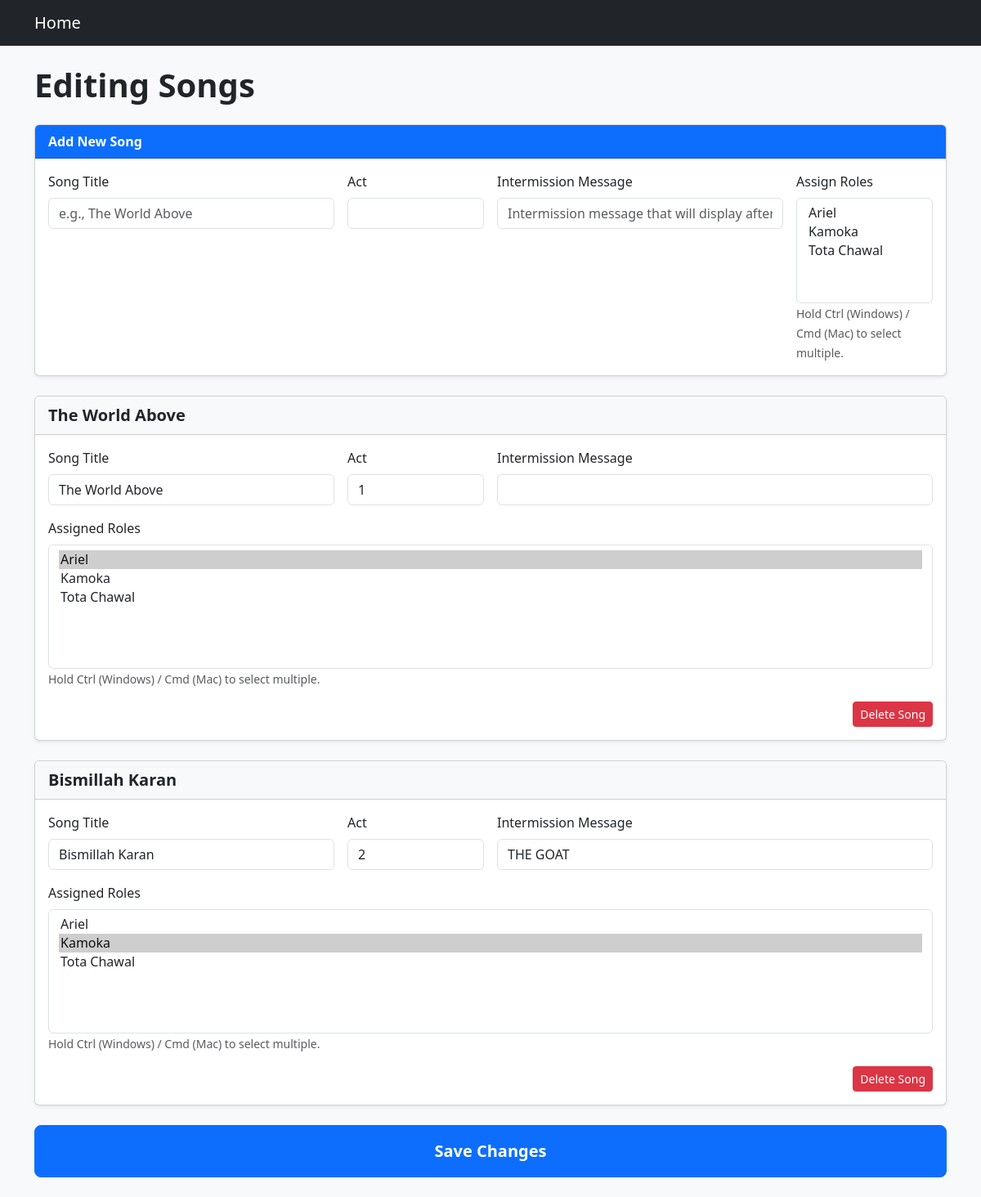
Before: /edit/1/songs with the older database file.
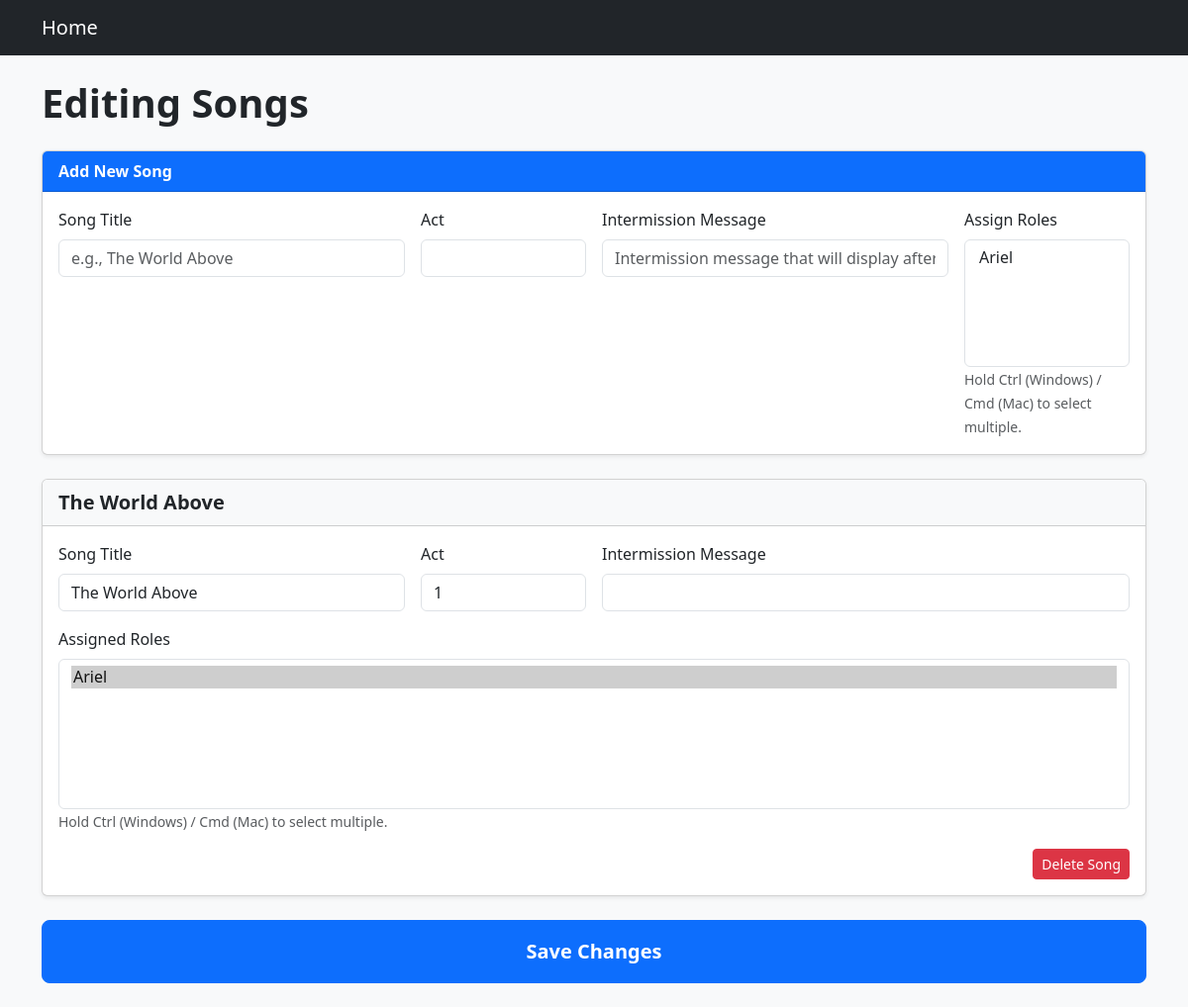
After: the same page with the newer database file.
### App/models.py (models this page shows, shortened)
class Song(db.Model):
    __tablename__ = "song"
    id = Column(Integer, primary_key=True, nullable=False)
    title = Column(String, nullable=False)
    act = Column(Integer)
    intermission_message = Column(String, default="")
    production_id = Column(Integer, ForeignKey("production.id"))
    production = relationship("Production", backref="songs")
    singers = relationship("Role", secondary="song_assignment", back_populates="songs")

### App/routes.py (the view)
@edit.get("/<int:production_id>/songs")
def edit_songs(production_id):
    production = Production.query.get(production_id)
    songs = Song.query.filter_by(production_id=production_id).all()
    roles = Role.query.filter_by(production_id=production_id).all()
    return render_template("edit/songs.jinja", production=production, songs=songs, roles=roles)

### App/templates/edit/songs.jinja
{% extends "edit/base.jinja" %}
{% block content %}
<div class="mb-4">
    <h1 class="fw-bold">Editing Songs</h1>
</div>
<form method="POST" action="">
    <div class="card shadow-sm mb-4">
        <div class="card-header bg-primary text-white fw-semibold">Add New Song</div>
        <div class="card-body">
            <div class="row g-3">
                <div class="col-md-4">
                    <label class="form-label">Song Title</label>
                    <input type="text" class="form-control" name="new_song_title" placeholder="e.g., The World Above">
                </div>
                <div class="col-md-2">
                    <label class="form-label">Act</label>
                    <input type="number" class="form-control" name="new_song_act">
                </div>
                <div class="col-md-4">
                    <label class="form-label">Intermission Message</label>
                    <input type="text" class="form-control" name="new_song_intermission_message" placeholder="Intermission message that will display after this song">
                </div>
                <div class="col-md-2">
                    <label class="form-label">Assign Roles</label>
                    <select name="new_song_roles[]" class="form-select" multiple size="5">
                        {% for role in roles %}
                            <option value="{{ role.id }}">{{ role.name }}</option>
                        {% endfor %}
                    </select>
                    <small class="text-muted">Hold Ctrl (Windows) / Cmd (Mac) to select multiple.</small>
                </div>
            </div>
        </div>
    </div>
    {% for song in songs %}
    <div class="card shadow-sm mb-4">
        <div class="card-header d-flex justify-content-between align-items-center bg-light">
            <strong class="fs-5">{{ song.title }}</strong>
        </div>
        <div class="card-body">
            <div class="mb-3 row g-3">
                <div class="col-md-4">
                    <label class="form-label">Song Title</label>
                    <input type="text" class="form-control" name="song_title_{{ song.id }}" value="{{ song.title }}">
                </div>
                <div class="col-md-2">
                    <label class="form-label">Act</label>
                    <input type="number" class="form-control" name="song_act_{{ song.id }}" value="{{ song.act }}">
                </div>
                <div class="col-md-6">
                    <label class="form-label">Intermission Message</label>
                    <input type="text" class="form-control" name="song_msg_{{ song.id }}" value="{{ song.intermission_message }}">
                </div>
            </div>
            <div class="mb-3">
                <label class="form-label">Assigned Roles</label>
                <select name="song_roles_{{ song.id }}[]" class="form-select" multiple size="6">
                    {% for role in roles %}
                        <option value="{{ role.id }}"
                            {% if role in song.singers %} selected {% endif %}>
                            {{ role.name }}
                        </option>
                    {% endfor %}
                </select>
                <small class="text-muted">Hold Ctrl (Windows) / Cmd (Mac) to select multiple.</small>
            </div>
            <div class="text-end">
                <button name="delete_song" value="{{ song.id }}" class="btn btn-danger btn-sm">Delete Song</button>
            </div>
        </div>
    </div>
    {% endfor %}
    <div class="my-4">
        <button class="btn btn-primary btn-lg w-100 py-3 fw-semibold">Save Changes</button>
    </div>
</form>
{% endblock %}

Changed rows visible on the page:
removed Song: title "Bismillah Karan", id "2", intermission_message "THE GOAT", value "Ariel / Kamoka ☑ / Tota Chawal", Role ({{ role.id }} 1 (drawn)), Role ({{ role.id }} 3 (drawn))
computed for Song "The World Above": value "Ariel ☑ / Kamoka / Tota Chawal" → "Ariel ☑"
Other visible differences:
form field value: "Ariel / Kamoka / Tota Chawal" → "Ariel"
